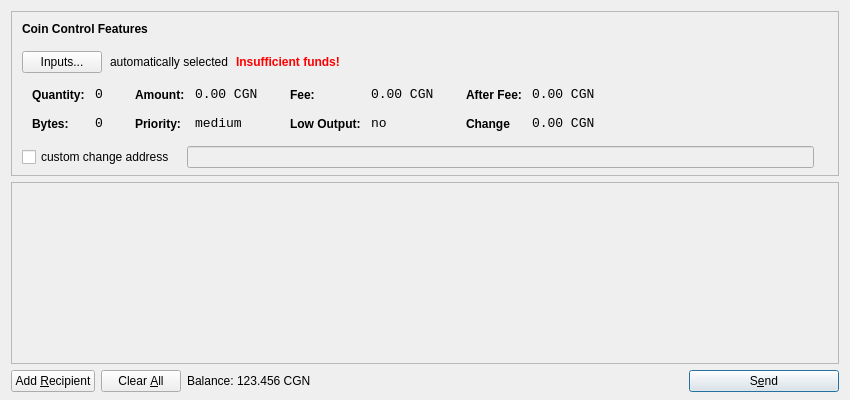
<?xml version="1.0" encoding="UTF-8"?>
<ui version="4.0">
 <class>SendCoinsDialog</class>
 <widget class="QDialog" name="SendCoinsDialog">
  <property name="geometry">
   <rect>
    <x>0</x>
    <y>0</y>
    <width>850</width>
    <height>400</height>
   </rect>
  </property>
  <property name="windowTitle">
   <string>Send Coins</string>
  </property>
  <layout class="QVBoxLayout" name="verticalLayout" stretch="0,1,0">
   <property name="bottomMargin">
    <number>8</number>
   </property>
   <item>
    <widget class="QFrame" name="frameCoinControl">
     <property name="sizePolicy">
      <sizepolicy hsizetype="Expanding" vsizetype="Expanding">
       <horstretch>0</horstretch>
       <verstretch>0</verstretch>
      </sizepolicy>
     </property>
     <property name="maximumSize">
      <size>
       <width>16777215</width>
       <height>16777215</height>
      </size>
     </property>
     <property name="frameShape">
      <enum>QFrame::StyledPanel</enum>
     </property>
     <property name="frameShadow">
      <enum>QFrame::Sunken</enum>
     </property>
     <layout class="QVBoxLayout" name="verticalLayoutCoinControl2">
      <property name="spacing">
       <number>-1</number>
      </property>
      <property name="leftMargin">
       <number>0</number>
      </property>
      <property name="topMargin">
       <number>0</number>
      </property>
      <property name="rightMargin">
       <number>0</number>
      </property>
      <property name="bottomMargin">
       <number>6</number>
      </property>
      <item>
       <layout class="QVBoxLayout" name="verticalLayoutCoinControl" stretch="0,0,0,0,1">
        <property name="spacing">
         <number>0</number>
        </property>
        <property name="leftMargin">
         <number>10</number>
        </property>
        <property name="topMargin">
         <number>10</number>
        </property>
        <item>
         <layout class="QHBoxLayout" name="horizontalLayoutCoinControl1">
          <property name="bottomMargin">
           <number>15</number>
          </property>
          <item>
           <widget class="QLabel" name="labelCoinControlFeatures">
            <property name="sizePolicy">
             <sizepolicy hsizetype="Preferred" vsizetype="Maximum">
              <horstretch>0</horstretch>
              <verstretch>0</verstretch>
             </sizepolicy>
            </property>
            <property name="font">
             <font>
              <weight>75</weight>
              <bold>true</bold>
             </font>
            </property>
            <property name="styleSheet">
             <string notr="true">font-weight:bold;</string>
            </property>
            <property name="text">
             <string>Coin Control Features</string>
            </property>
           </widget>
          </item>
         </layout>
        </item>
        <item>
         <layout class="QHBoxLayout" name="horizontalLayoutCoinControl2" stretch="0,0,0,0">
          <property name="spacing">
           <number>8</number>
          </property>
          <property name="bottomMargin">
           <number>10</number>
          </property>
          <item>
           <widget class="QPushButton" name="pushButtonCoinControl">
            <property name="styleSheet">
             <string notr="true"/>
            </property>
            <property name="text">
             <string>Inputs...</string>
            </property>
           </widget>
          </item>
          <item>
           <widget class="QLabel" name="labelCoinControlAutomaticallySelected">
            <property name="text">
             <string>automatically selected</string>
            </property>
            <property name="margin">
             <number>5</number>
            </property>
           </widget>
          </item>
          <item>
           <widget class="QLabel" name="labelCoinControlInsuffFunds">
            <property name="font">
             <font>
              <weight>75</weight>
              <bold>true</bold>
             </font>
            </property>
            <property name="styleSheet">
             <string notr="true">color:red;font-weight:bold;</string>
            </property>
            <property name="text">
             <string>Insufficient funds!</string>
            </property>
            <property name="margin">
             <number>5</number>
            </property>
           </widget>
          </item>
          <item>
           <spacer name="horizontalSpacerCoinControl">
            <property name="orientation">
             <enum>Qt::Horizontal</enum>
            </property>
            <property name="sizeHint" stdset="0">
             <size>
              <width>40</width>
              <height>1</height>
             </size>
            </property>
           </spacer>
          </item>
         </layout>
        </item>
        <item>
         <widget class="QWidget" name="widgetCoinControl" native="true">
          <property name="sizePolicy">
           <sizepolicy hsizetype="Preferred" vsizetype="Preferred">
            <horstretch>0</horstretch>
            <verstretch>0</verstretch>
           </sizepolicy>
          </property>
          <property name="minimumSize">
           <size>
            <width>0</width>
            <height>0</height>
           </size>
          </property>
          <property name="styleSheet">
           <string notr="true"/>
          </property>
          <layout class="QHBoxLayout" name="horizontalLayoutCoinControl5">
           <property name="margin">
            <number>0</number>
           </property>
           <item>
            <layout class="QHBoxLayout" name="horizontalLayoutCoinControl3" stretch="0,0,0,1">
             <property name="spacing">
              <number>20</number>
             </property>
             <property name="topMargin">
              <number>0</number>
             </property>
             <property name="bottomMargin">
              <number>10</number>
             </property>
             <item>
              <layout class="QFormLayout" name="formLayoutCoinControl1">
               <property name="horizontalSpacing">
                <number>10</number>
               </property>
               <property name="verticalSpacing">
                <number>14</number>
               </property>
               <property name="leftMargin">
                <number>10</number>
               </property>
               <property name="topMargin">
                <number>4</number>
               </property>
               <property name="rightMargin">
                <number>6</number>
               </property>
               <item row="0" column="0">
                <widget class="QLabel" name="labelCoinControlQuantityText">
                 <property name="styleSheet">
                  <string notr="true">font-weight:bold;</string>
                 </property>
                 <property name="text">
                  <string>Quantity:</string>
                 </property>
                 <property name="margin">
                  <number>0</number>
                 </property>
                </widget>
               </item>
               <item row="0" column="1">
                <widget class="QLabel" name="labelCoinControlQuantity">
                 <property name="font">
                  <font>
                   <family>Monospace</family>
                   <pointsize>10</pointsize>
                  </font>
                 </property>
                 <property name="cursor">
                  <cursorShape>IBeamCursor</cursorShape>
                 </property>
                 <property name="contextMenuPolicy">
                  <enum>Qt::ActionsContextMenu</enum>
                 </property>
                 <property name="text">
                  <string>0</string>
                 </property>
                 <property name="margin">
                  <number>0</number>
                 </property>
                 <property name="textInteractionFlags">
                  <set>Qt::LinksAccessibleByMouse|Qt::TextSelectableByKeyboard|Qt::TextSelectableByMouse</set>
                 </property>
                </widget>
               </item>
               <item row="1" column="0">
                <widget class="QLabel" name="labelCoinControlBytesText">
                 <property name="styleSheet">
                  <string notr="true">font-weight:bold;</string>
                 </property>
                 <property name="text">
                  <string>Bytes:</string>
                 </property>
                </widget>
               </item>
               <item row="1" column="1">
                <widget class="QLabel" name="labelCoinControlBytes">
                 <property name="font">
                  <font>
                   <family>Monospace</family>
                   <pointsize>10</pointsize>
                  </font>
                 </property>
                 <property name="cursor">
                  <cursorShape>IBeamCursor</cursorShape>
                 </property>
                 <property name="contextMenuPolicy">
                  <enum>Qt::ActionsContextMenu</enum>
                 </property>
                 <property name="text">
                  <string>0</string>
                 </property>
                 <property name="textInteractionFlags">
                  <set>Qt::LinksAccessibleByMouse|Qt::TextSelectableByKeyboard|Qt::TextSelectableByMouse</set>
                 </property>
                </widget>
               </item>
              </layout>
             </item>
             <item>
              <layout class="QFormLayout" name="formLayoutCoinControl2">
               <property name="horizontalSpacing">
                <number>10</number>
               </property>
               <property name="verticalSpacing">
                <number>14</number>
               </property>
               <property name="leftMargin">
                <number>6</number>
               </property>
               <property name="topMargin">
                <number>4</number>
               </property>
               <property name="rightMargin">
                <number>6</number>
               </property>
               <item row="0" column="0">
                <widget class="QLabel" name="labelCoinControlAmountText">
                 <property name="styleSheet">
                  <string notr="true">font-weight:bold;</string>
                 </property>
                 <property name="text">
                  <string>Amount:</string>
                 </property>
                 <property name="margin">
                  <number>0</number>
                 </property>
                </widget>
               </item>
               <item row="0" column="1">
                <widget class="QLabel" name="labelCoinControlAmount">
                 <property name="font">
                  <font>
                   <family>Monospace</family>
                   <pointsize>10</pointsize>
                  </font>
                 </property>
                 <property name="cursor">
                  <cursorShape>IBeamCursor</cursorShape>
                 </property>
                 <property name="contextMenuPolicy">
                  <enum>Qt::ActionsContextMenu</enum>
                 </property>
                 <property name="text">
                  <string>0.00 CGN</string>
                 </property>
                 <property name="textInteractionFlags">
                  <set>Qt::LinksAccessibleByMouse|Qt::TextSelectableByKeyboard|Qt::TextSelectableByMouse</set>
                 </property>
                </widget>
               </item>
               <item row="1" column="0">
                <widget class="QLabel" name="labelCoinControlPriorityText">
                 <property name="styleSheet">
                  <string notr="true">font-weight:bold;</string>
                 </property>
                 <property name="text">
                  <string>Priority:</string>
                 </property>
                </widget>
               </item>
               <item row="1" column="1">
                <widget class="QLabel" name="labelCoinControlPriority">
                 <property name="font">
                  <font>
                   <family>Monospace</family>
                   <pointsize>10</pointsize>
                  </font>
                 </property>
                 <property name="cursor">
                  <cursorShape>IBeamCursor</cursorShape>
                 </property>
                 <property name="contextMenuPolicy">
                  <enum>Qt::ActionsContextMenu</enum>
                 </property>
                 <property name="text">
                  <string>medium</string>
                 </property>
                 <property name="textInteractionFlags">
                  <set>Qt::LinksAccessibleByMouse|Qt::TextSelectableByKeyboard|Qt::TextSelectableByMouse</set>
                 </property>
                </widget>
               </item>
              </layout>
             </item>
             <item>
              <layout class="QFormLayout" name="formLayoutCoinControl3">
               <property name="horizontalSpacing">
                <number>10</number>
               </property>
               <property name="verticalSpacing">
                <number>14</number>
               </property>
               <property name="leftMargin">
                <number>6</number>
               </property>
               <property name="topMargin">
                <number>4</number>
               </property>
               <property name="rightMargin">
                <number>6</number>
               </property>
               <item row="0" column="0">
                <widget class="QLabel" name="labelCoinControlFeeText">
                 <property name="styleSheet">
                  <string notr="true">font-weight:bold;</string>
                 </property>
                 <property name="text">
                  <string>Fee:</string>
                 </property>
                 <property name="margin">
                  <number>0</number>
                 </property>
                </widget>
               </item>
               <item row="0" column="1">
                <widget class="QLabel" name="labelCoinControlFee">
                 <property name="font">
                  <font>
                   <family>Monospace</family>
                   <pointsize>10</pointsize>
                  </font>
                 </property>
                 <property name="cursor">
                  <cursorShape>IBeamCursor</cursorShape>
                 </property>
                 <property name="contextMenuPolicy">
                  <enum>Qt::ActionsContextMenu</enum>
                 </property>
                 <property name="text">
                  <string>0.00 CGN</string>
                 </property>
                 <property name="textInteractionFlags">
                  <set>Qt::LinksAccessibleByMouse|Qt::TextSelectableByKeyboard|Qt::TextSelectableByMouse</set>
                 </property>
                </widget>
               </item>
               <item row="1" column="0">
                <widget class="QLabel" name="labelCoinControlLowOutputText">
                 <property name="styleSheet">
                  <string notr="true">font-weight:bold;</string>
                 </property>
                 <property name="text">
                  <string>Low Output:</string>
                 </property>
                </widget>
               </item>
               <item row="1" column="1">
                <widget class="QLabel" name="labelCoinControlLowOutput">
                 <property name="font">
                  <font>
                   <family>Monospace</family>
                   <pointsize>10</pointsize>
                  </font>
                 </property>
                 <property name="cursor">
                  <cursorShape>IBeamCursor</cursorShape>
                 </property>
                 <property name="contextMenuPolicy">
                  <enum>Qt::ActionsContextMenu</enum>
                 </property>
                 <property name="text">
                  <string>no</string>
                 </property>
                 <property name="textInteractionFlags">
                  <set>Qt::LinksAccessibleByMouse|Qt::TextSelectableByKeyboard|Qt::TextSelectableByMouse</set>
                 </property>
                </widget>
               </item>
              </layout>
             </item>
             <item>
              <layout class="QFormLayout" name="formLayoutCoinControl4">
               <property name="horizontalSpacing">
                <number>10</number>
               </property>
               <property name="verticalSpacing">
                <number>14</number>
               </property>
               <property name="leftMargin">
                <number>6</number>
               </property>
               <property name="topMargin">
                <number>4</number>
               </property>
               <property name="rightMargin">
                <number>6</number>
               </property>
               <item row="0" column="0">
                <widget class="QLabel" name="labelCoinControlAfterFeeText">
                 <property name="styleSheet">
                  <string notr="true">font-weight:bold;</string>
                 </property>
                 <property name="text">
                  <string>After Fee:</string>
                 </property>
                 <property name="margin">
                  <number>0</number>
                 </property>
                </widget>
               </item>
               <item row="0" column="1">
                <widget class="QLabel" name="labelCoinControlAfterFee">
                 <property name="font">
                  <font>
                   <family>Monospace</family>
                   <pointsize>10</pointsize>
                  </font>
                 </property>
                 <property name="cursor">
                  <cursorShape>IBeamCursor</cursorShape>
                 </property>
                 <property name="contextMenuPolicy">
                  <enum>Qt::ActionsContextMenu</enum>
                 </property>
                 <property name="text">
                  <string>0.00 CGN</string>
                 </property>
                 <property name="textInteractionFlags">
                  <set>Qt::LinksAccessibleByMouse|Qt::TextSelectableByKeyboard|Qt::TextSelectableByMouse</set>
                 </property>
                </widget>
               </item>
               <item row="1" column="0">
                <widget class="QLabel" name="labelCoinControlChangeText">
                 <property name="styleSheet">
                  <string notr="true">font-weight:bold;</string>
                 </property>
                 <property name="text">
                  <string>Change</string>
                 </property>
                </widget>
               </item>
               <item row="1" column="1">
                <widget class="QLabel" name="labelCoinControlChange">
                 <property name="font">
                  <font>
                   <family>Monospace</family>
                   <pointsize>10</pointsize>
                  </font>
                 </property>
                 <property name="cursor">
                  <cursorShape>IBeamCursor</cursorShape>
                 </property>
                 <property name="contextMenuPolicy">
                  <enum>Qt::ActionsContextMenu</enum>
                 </property>
                 <property name="text">
                  <string>0.00 CGN</string>
                 </property>
                 <property name="textInteractionFlags">
                  <set>Qt::LinksAccessibleByMouse|Qt::TextSelectableByKeyboard|Qt::TextSelectableByMouse</set>
                 </property>
                </widget>
               </item>
              </layout>
             </item>
            </layout>
           </item>
          </layout>
         </widget>
        </item>
        <item>
         <layout class="QHBoxLayout" name="horizontalLayoutCoinControl4" stretch="0,0,0">
          <property name="spacing">
           <number>12</number>
          </property>
          <property name="sizeConstraint">
           <enum>QLayout::SetDefaultConstraint</enum>
          </property>
          <property name="topMargin">
           <number>5</number>
          </property>
          <property name="rightMargin">
           <number>5</number>
          </property>
          <item>
           <widget class="QCheckBox" name="checkBoxCoinControlChange">
            <property name="text">
             <string>custom change address</string>
            </property>
           </widget>
          </item>
          <item>
           <widget class="QLineEdit" name="lineEditCoinControlChange">
            <property name="enabled">
             <bool>false</bool>
            </property>
            <property name="sizePolicy">
             <sizepolicy hsizetype="Expanding" vsizetype="Fixed">
              <horstretch>0</horstretch>
              <verstretch>0</verstretch>
             </sizepolicy>
            </property>
           </widget>
          </item>
          <item>
           <widget class="QLabel" name="labelCoinControlChangeLabel">
            <property name="sizePolicy">
             <sizepolicy hsizetype="Preferred" vsizetype="Expanding">
              <horstretch>0</horstretch>
              <verstretch>0</verstretch>
             </sizepolicy>
            </property>
            <property name="minimumSize">
             <size>
              <width>0</width>
              <height>0</height>
             </size>
            </property>
            <property name="text">
             <string/>
            </property>
            <property name="margin">
             <number>3</number>
            </property>
           </widget>
          </item>
         </layout>
        </item>
        <item>
         <spacer name="verticalSpacerCoinControl">
          <property name="orientation">
           <enum>Qt::Vertical</enum>
          </property>
          <property name="sizeHint" stdset="0">
           <size>
            <width>800</width>
            <height>1</height>
           </size>
          </property>
         </spacer>
        </item>
       </layout>
      </item>
     </layout>
    </widget>
   </item>
   <item>
    <widget class="QScrollArea" name="scrollArea">
     <property name="widgetResizable">
      <bool>true</bool>
     </property>
     <widget class="QWidget" name="scrollAreaWidgetContents">
      <property name="geometry">
       <rect>
        <x>0</x>
        <y>0</y>
        <width>830</width>
        <height>165</height>
       </rect>
      </property>
      <layout class="QVBoxLayout" name="verticalLayout_2">
       <property name="margin">
        <number>0</number>
       </property>
       <item>
        <layout class="QVBoxLayout" name="entries">
         <property name="spacing">
          <number>6</number>
         </property>
        </layout>
       </item>
       <item>
        <spacer name="verticalSpacer">
         <property name="orientation">
          <enum>Qt::Vertical</enum>
         </property>
         <property name="sizeHint" stdset="0">
          <size>
           <width>20</width>
           <height>40</height>
          </size>
         </property>
        </spacer>
       </item>
      </layout>
     </widget>
    </widget>
   </item>
   <item>
    <layout class="QHBoxLayout" name="horizontalLayout">
     <item>
      <widget class="QPushButton" name="addButton">
       <property name="toolTip">
        <string>Send to multiple recipients at once</string>
       </property>
       <property name="text">
        <string>Add &amp;Recipient</string>
       </property>
       <property name="icon">
        <iconset resource="../bitcoin.qrc">
         <normaloff>:/icons/add</normaloff>:/icons/add</iconset>
       </property>
       <property name="autoDefault">
        <bool>false</bool>
       </property>
      </widget>
     </item>
     <item>
      <widget class="QPushButton" name="clearButton">
       <property name="sizePolicy">
        <sizepolicy hsizetype="Minimum" vsizetype="Fixed">
         <horstretch>0</horstretch>
         <verstretch>0</verstretch>
        </sizepolicy>
       </property>
       <property name="toolTip">
        <string>Remove all transaction fields</string>
       </property>
       <property name="text">
        <string>Clear &amp;All</string>
       </property>
       <property name="icon">
        <iconset resource="../bitcoin.qrc">
         <normaloff>:/icons/remove</normaloff>:/icons/remove</iconset>
       </property>
       <property name="autoRepeatDelay">
        <number>300</number>
       </property>
       <property name="autoDefault">
        <bool>false</bool>
       </property>
      </widget>
     </item>
     <item>
      <layout class="QHBoxLayout" name="horizontalLayout_2">
       <property name="spacing">
        <number>3</number>
       </property>
       <item>
        <widget class="QLabel" name="label">
         <property name="sizePolicy">
          <sizepolicy hsizetype="Preferred" vsizetype="Fixed">
           <horstretch>0</horstretch>
           <verstretch>0</verstretch>
          </sizepolicy>
         </property>
         <property name="text">
          <string>Balance:</string>
         </property>
        </widget>
       </item>
       <item>
        <widget class="QLabel" name="labelBalance">
         <property name="sizePolicy">
          <sizepolicy hsizetype="Preferred" vsizetype="Fixed">
           <horstretch>0</horstretch>
           <verstretch>0</verstretch>
          </sizepolicy>
         </property>
         <property name="cursor">
          <cursorShape>IBeamCursor</cursorShape>
         </property>
         <property name="text">
          <string>123.456 CGN</string>
         </property>
         <property name="textInteractionFlags">
          <set>Qt::LinksAccessibleByMouse|Qt::TextSelectableByKeyboard|Qt::TextSelectableByMouse</set>
         </property>
        </widget>
       </item>
      </layout>
     </item>
     <item>
      <spacer name="horizontalSpacer">
       <property name="orientation">
        <enum>Qt::Horizontal</enum>
       </property>
       <property name="sizeHint" stdset="0">
        <size>
         <width>40</width>
         <height>20</height>
        </size>
       </property>
      </spacer>
     </item>
     <item>
      <widget class="QPushButton" name="sendButton">
       <property name="minimumSize">
        <size>
         <width>150</width>
         <height>0</height>
        </size>
       </property>
       <property name="toolTip">
        <string>Confirm the send action</string>
       </property>
       <property name="text">
        <string>S&amp;end</string>
       </property>
       <property name="icon">
        <iconset resource="../bitcoin.qrc">
         <normaloff>:/icons/send</normaloff>:/icons/send</iconset>
       </property>
       <property name="default">
        <bool>true</bool>
       </property>
      </widget>
     </item>
    </layout>
   </item>
  </layout>
 </widget>
 <resources>
  <include location="../bitcoin.qrc"/>
 </resources>
 <connections/>
</ui>
